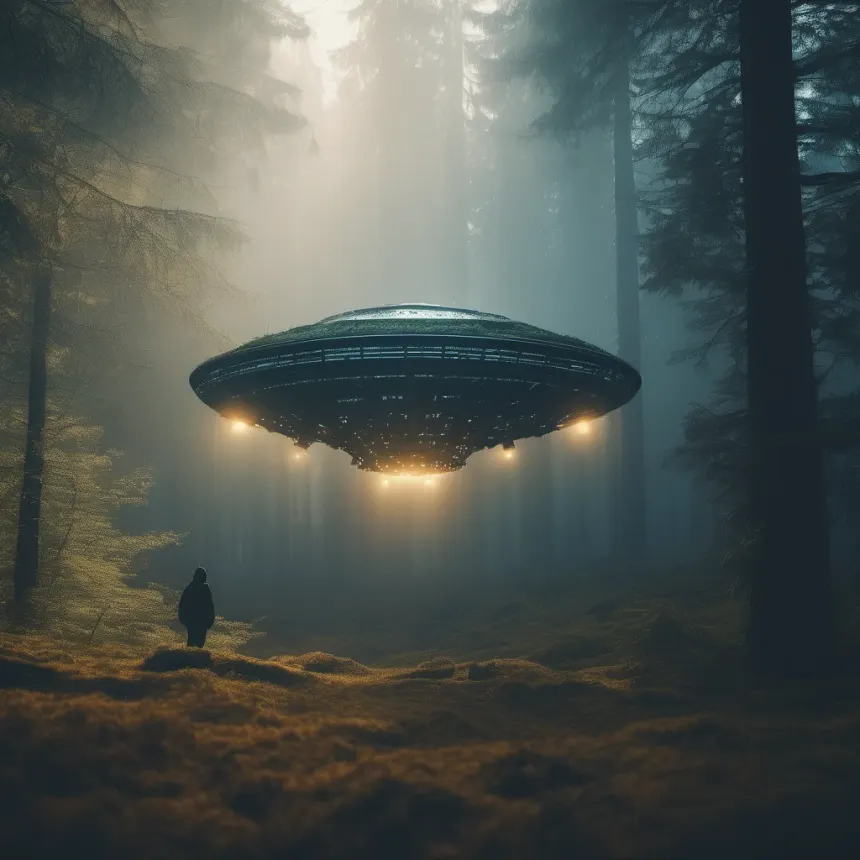
#> input picture Open_CV/data/space_hub.webp, 860 x 860 px, found by its file name
$ python main.py
#> lines starting #> are read from the running program, lines starting #| are printed output that depends on the picture
import os

import cv2

img_path = os.path.join('.','Open_CV/data', 'space_hub.webp')

img=cv2.imread(img_path)
#> img is the input picture: shape (860, 860, 3); mean B, G, R 80.1, 85.2, 78.7

img_gray=cv2.cvtColor(img, cv2.COLOR_BGR2GRAY)
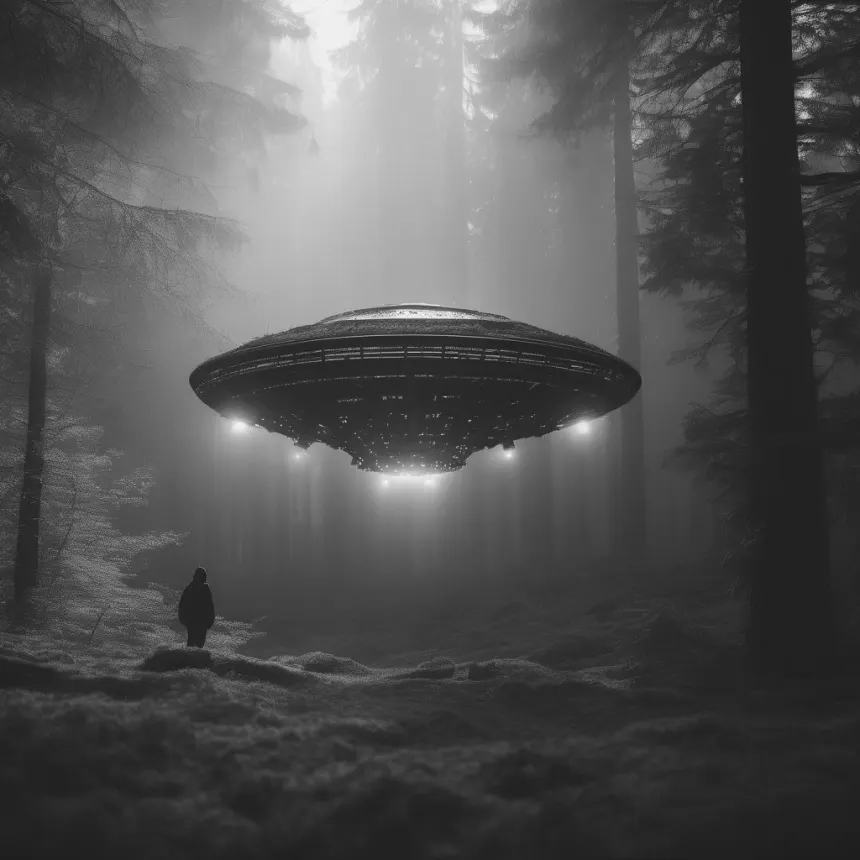
#> img_gray: shape (860, 860); min 21, max 249, mean 82.7
img_rgb=cv2.cvtColor(img, cv2.COLOR_BGR2RGB)
img_hsv=cv2.cvtColor(img, cv2.COLOR_BGR2HSV)
#> img_hsv: shape (860, 860, 3); mean H, S, V 64.4, 61.4, 89.5

cv2.imshow('img', img)
cv2.imshow('img_gray',img_gray)
cv2.imshow("img_rgb",img_rgb)
cv2.imshow('img_hsv', img_hsv)

cv2.waitKey(0)

$ run again, with Open_CV/data/bear.jpg saved as Open_CV/data/space_hub.webp
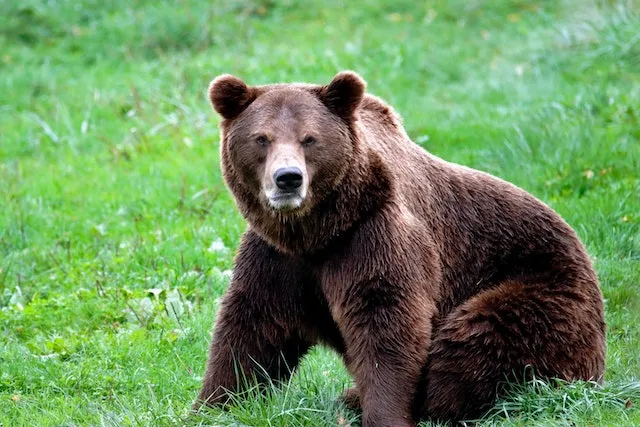
#> input picture Open_CV/data/bear.jpg, 640 x 427 px, found by its file name
#> img is the input picture: shape (427, 640, 3); mean B, G, R 91.8, 141.8, 106.1
#> `img_gray=cv2.cvtColor(img, cv2.COLOR_BGR2GRAY)`:
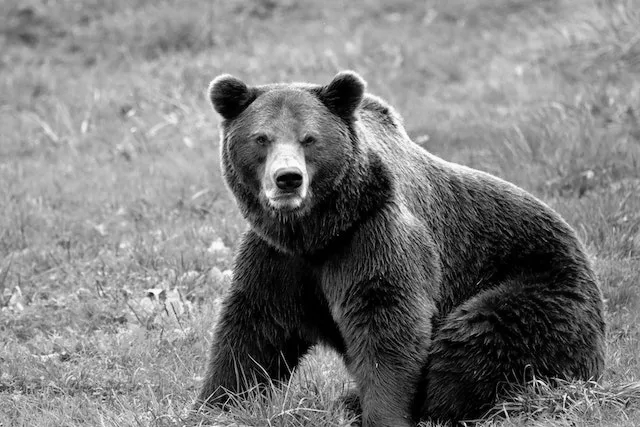
#> img_gray: shape (427, 640); min 0, max 255, mean 125.4
#> img_hsv: shape (427, 640, 3); mean H, S, V 56.7, 107.3, 148
